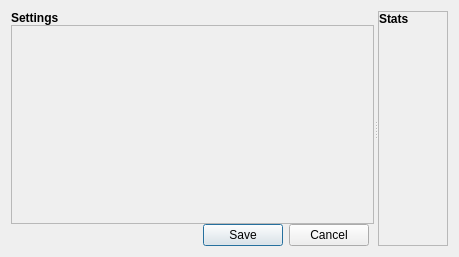
<?xml version="1.0" encoding="UTF-8"?>
<ui version="4.0">
 <class>BlocksAreaWidgetNext</class>
 <widget class="QWidget" name="BlocksAreaWidgetNext">
  <property name="geometry">
   <rect>
    <x>0</x>
    <y>0</y>
    <width>459</width>
    <height>257</height>
   </rect>
  </property>
  <property name="windowTitle">
   <string>Form</string>
  </property>
  <layout class="QVBoxLayout" name="verticalLayout_2">
   <item>
    <widget class="QSplitter" name="splitter">
     <property name="orientation">
      <enum>Qt::Orientation::Horizontal</enum>
     </property>
     <widget class="QWidget" name="settingsFrame" native="true">
      <layout class="QVBoxLayout" name="settingsFrameLayout">
       <property name="spacing">
        <number>0</number>
       </property>
       <property name="leftMargin">
        <number>0</number>
       </property>
       <property name="topMargin">
        <number>0</number>
       </property>
       <property name="rightMargin">
        <number>0</number>
       </property>
       <property name="bottomMargin">
        <number>0</number>
       </property>
       <item alignment="Qt::AlignmentFlag::AlignLeft|Qt::AlignmentFlag::AlignTop">
        <widget class="QLabel" name="settingsLabel">
         <property name="styleSheet">
          <string notr="true">font-weight: bold;</string>
         </property>
         <property name="text">
          <string>Settings</string>
         </property>
        </widget>
       </item>
       <item>
        <widget class="QScrollArea" name="settingsArea">
         <property name="widgetResizable">
          <bool>true</bool>
         </property>
         <widget class="QWidget" name="settingsAreaContent">
          <property name="geometry">
           <rect>
            <x>0</x>
            <y>0</y>
            <width>360</width>
            <height>191</height>
           </rect>
          </property>
          <layout class="QVBoxLayout" name="settingsAreaLayout">
           <property name="spacing">
            <number>0</number>
           </property>
           <property name="leftMargin">
            <number>0</number>
           </property>
           <property name="topMargin">
            <number>0</number>
           </property>
           <property name="rightMargin">
            <number>0</number>
           </property>
           <property name="bottomMargin">
            <number>0</number>
           </property>
          </layout>
         </widget>
        </widget>
       </item>
       <item>
        <layout class="QHBoxLayout" name="settingsButtonBoxLayout">
         <property name="rightMargin">
          <number>5</number>
         </property>
         <item>
          <widget class="QDialogButtonBox" name="settingsButtonBox">
           <property name="standardButtons">
            <set>QDialogButtonBox::StandardButton::Cancel|QDialogButtonBox::StandardButton::Save</set>
           </property>
          </widget>
         </item>
        </layout>
       </item>
      </layout>
     </widget>
     <widget class="QScrollArea" name="statsArea">
      <property name="widgetResizable">
       <bool>true</bool>
      </property>
      <widget class="QWidget" name="statsAreaContent">
       <property name="geometry">
        <rect>
         <x>0</x>
         <y>0</y>
         <width>86</width>
         <height>245</height>
        </rect>
       </property>
       <layout class="QVBoxLayout" name="statsAreaLayout">
        <property name="spacing">
         <number>0</number>
        </property>
        <property name="leftMargin">
         <number>0</number>
        </property>
        <property name="topMargin">
         <number>0</number>
        </property>
        <property name="rightMargin">
         <number>0</number>
        </property>
        <property name="bottomMargin">
         <number>0</number>
        </property>
        <item alignment="Qt::AlignmentFlag::AlignLeft|Qt::AlignmentFlag::AlignTop">
         <widget class="QLabel" name="statsLabel">
          <property name="styleSheet">
           <string notr="true">font-weight: bold;</string>
          </property>
          <property name="text">
           <string>Stats</string>
          </property>
         </widget>
        </item>
       </layout>
      </widget>
     </widget>
    </widget>
   </item>
  </layout>
 </widget>
 <resources/>
 <connections/>
</ui>
